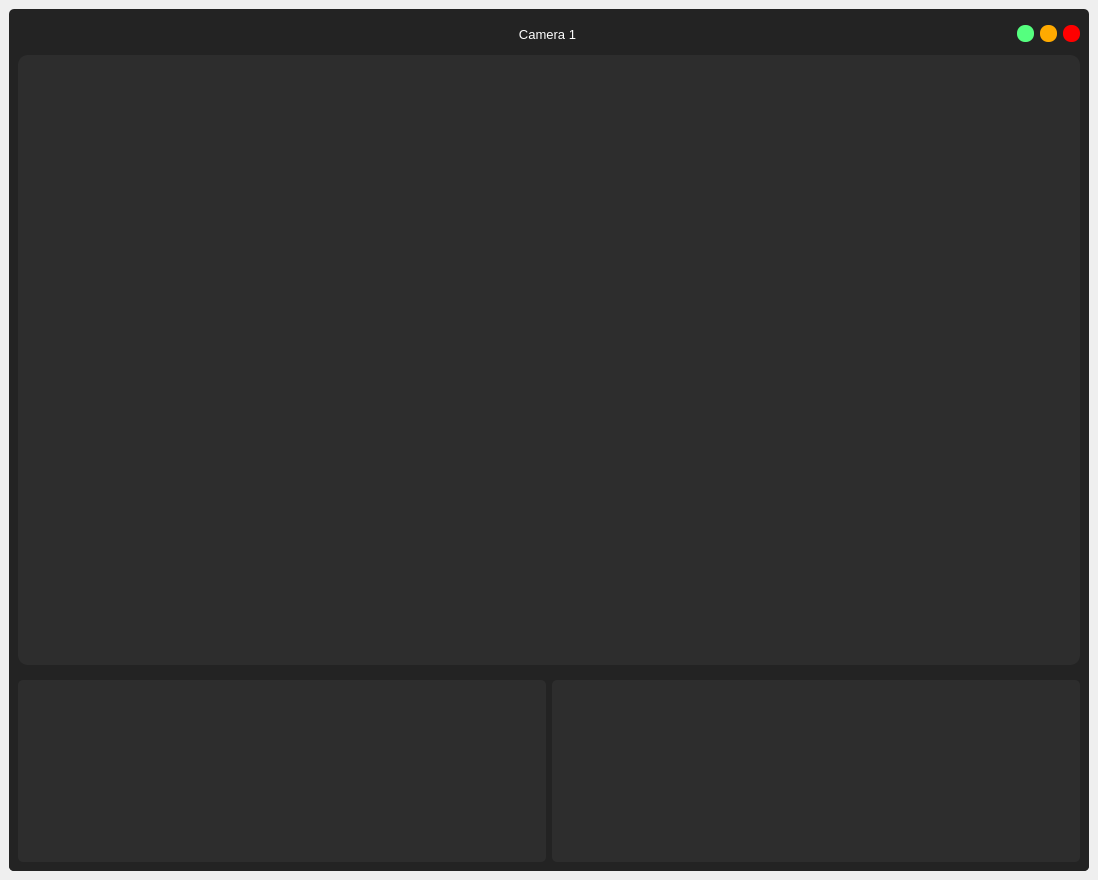
<?xml version="1.0" encoding="UTF-8"?>
<ui version="4.0">
 <class>MainWindow</class>
 <widget class="QMainWindow" name="MainWindow">
  <property name="geometry">
   <rect>
    <x>0</x>
    <y>0</y>
    <width>1098</width>
    <height>880</height>
   </rect>
  </property>
  <property name="minimumSize">
   <size>
    <width>1098</width>
    <height>819</height>
   </size>
  </property>
  <property name="windowTitle">
   <string>MainWindow</string>
  </property>
  <widget class="QWidget" name="centralwidget">
   <layout class="QVBoxLayout" name="verticalLayout">
    <item>
     <widget class="QFrame" name="frame">
      <property name="styleSheet">
       <string notr="true">QFrame{
	background-color: rgb(35, 35, 35);
	border-radius:5px;
}</string>
      </property>
      <property name="frameShape">
       <enum>QFrame::NoFrame</enum>
      </property>
      <property name="frameShadow">
       <enum>QFrame::Raised</enum>
      </property>
      <layout class="QVBoxLayout" name="verticalLayout_2">
       <property name="leftMargin">
        <number>0</number>
       </property>
       <property name="topMargin">
        <number>0</number>
       </property>
       <property name="rightMargin">
        <number>0</number>
       </property>
       <property name="bottomMargin">
        <number>0</number>
       </property>
       <item>
        <widget class="QFrame" name="frame_2">
         <property name="minimumSize">
          <size>
           <width>0</width>
           <height>40</height>
          </size>
         </property>
         <property name="maximumSize">
          <size>
           <width>16777215</width>
           <height>30</height>
          </size>
         </property>
         <property name="frameShape">
          <enum>QFrame::NoFrame</enum>
         </property>
         <property name="frameShadow">
          <enum>QFrame::Raised</enum>
         </property>
         <layout class="QHBoxLayout" name="horizontalLayout">
          <property name="topMargin">
           <number>0</number>
          </property>
          <property name="bottomMargin">
           <number>0</number>
          </property>
          <item>
           <widget class="QLabel" name="label">
            <property name="minimumSize">
             <size>
              <width>60</width>
              <height>0</height>
             </size>
            </property>
            <property name="maximumSize">
             <size>
              <width>60</width>
              <height>16777215</height>
             </size>
            </property>
            <property name="text">
             <string/>
            </property>
            <property name="pixmap">
             <pixmap resource="../resource/asset.qrc">:/icons/asset/video.svg</pixmap>
            </property>
           </widget>
          </item>
          <item>
           <widget class="QLabel" name="label_2">
            <property name="font">
             <font>
              <family>Arial</family>
              <pointsize>10</pointsize>
             </font>
            </property>
            <property name="styleSheet">
             <string notr="true">QLabel{
	color: rgb(255, 255, 255);
}</string>
            </property>
            <property name="text">
             <string>Camera 1</string>
            </property>
            <property name="alignment">
             <set>Qt::AlignCenter</set>
            </property>
           </widget>
          </item>
          <item>
           <widget class="QPushButton" name="btn_minimize">
            <property name="minimumSize">
             <size>
              <width>16</width>
              <height>16</height>
             </size>
            </property>
            <property name="maximumSize">
             <size>
              <width>17</width>
              <height>17</height>
             </size>
            </property>
            <property name="styleSheet">
             <string notr="true">QPushButton{
	background-color: rgb(85, 255, 127);
	border:none;
	border-radius: 8px;
}

QPushButton:hover{	
	background-color: rgba(85, 255, 127,150);
	
}</string>
            </property>
            <property name="text">
             <string/>
            </property>
           </widget>
          </item>
          <item>
           <widget class="QPushButton" name="btn_maximize">
            <property name="minimumSize">
             <size>
              <width>16</width>
              <height>16</height>
             </size>
            </property>
            <property name="maximumSize">
             <size>
              <width>17</width>
              <height>17</height>
             </size>
            </property>
            <property name="styleSheet">
             <string notr="true">QPushButton{
	
	background-color: rgb(255, 170, 0);
	border:none;
	border-radius: 8px;
}

QPushButton:hover{	
	background-color: rgba(255, 170, 0,150);
	
}</string>
            </property>
            <property name="text">
             <string/>
            </property>
           </widget>
          </item>
          <item>
           <widget class="QPushButton" name="btn_close">
            <property name="minimumSize">
             <size>
              <width>16</width>
              <height>16</height>
             </size>
            </property>
            <property name="maximumSize">
             <size>
              <width>17</width>
              <height>17</height>
             </size>
            </property>
            <property name="styleSheet">
             <string notr="true">QPushButton{
	background-color: rgb(255, 0, 0);
	border:none;
	border-radius: 8px;
}

QPushButton:hover{	
	background-color: rgba(255, 0, 0,150);
	
}</string>
            </property>
            <property name="text">
             <string/>
            </property>
           </widget>
          </item>
         </layout>
        </widget>
       </item>
       <item>
        <widget class="QFrame" name="frame_3">
         <property name="frameShape">
          <enum>QFrame::NoFrame</enum>
         </property>
         <property name="frameShadow">
          <enum>QFrame::Raised</enum>
         </property>
         <layout class="QVBoxLayout" name="verticalLayout_3">
          <property name="leftMargin">
           <number>9</number>
          </property>
          <property name="topMargin">
           <number>0</number>
          </property>
          <property name="rightMargin">
           <number>9</number>
          </property>
          <property name="bottomMargin">
           <number>0</number>
          </property>
          <item>
           <widget class="QFrame" name="camera_view">
            <property name="styleSheet">
             <string notr="true">QFrame{
	border-radius:10px;
	background-color: rgb(45, 45, 45);
}</string>
            </property>
            <property name="frameShape">
             <enum>QFrame::StyledPanel</enum>
            </property>
            <property name="frameShadow">
             <enum>QFrame::Raised</enum>
            </property>
           </widget>
          </item>
         </layout>
        </widget>
       </item>
       <item>
        <widget class="QFrame" name="frame_4">
         <property name="maximumSize">
          <size>
           <width>16777215</width>
           <height>200</height>
          </size>
         </property>
         <property name="frameShape">
          <enum>QFrame::NoFrame</enum>
         </property>
         <property name="frameShadow">
          <enum>QFrame::Raised</enum>
         </property>
         <layout class="QHBoxLayout" name="horizontalLayout_2">
          <item>
           <widget class="QFrame" name="frame_5">
            <property name="styleSheet">
             <string notr="true">
QFrame{
	background-color: rgb(45, 45, 45);
	border-radius:5px;
}</string>
            </property>
            <property name="frameShape">
             <enum>QFrame::StyledPanel</enum>
            </property>
            <property name="frameShadow">
             <enum>QFrame::Raised</enum>
            </property>
           </widget>
          </item>
          <item>
           <widget class="QFrame" name="frame_6">
            <property name="styleSheet">
             <string notr="true">QFrame{
	background-color: rgb(45, 45, 45);
	border-radius:5px;
}</string>
            </property>
            <property name="frameShape">
             <enum>QFrame::StyledPanel</enum>
            </property>
            <property name="frameShadow">
             <enum>QFrame::Raised</enum>
            </property>
           </widget>
          </item>
         </layout>
        </widget>
       </item>
      </layout>
     </widget>
    </item>
   </layout>
  </widget>
 </widget>
 <resources>
  <include location="../resource/asset.qrc"/>
 </resources>
 <connections/>
</ui>
